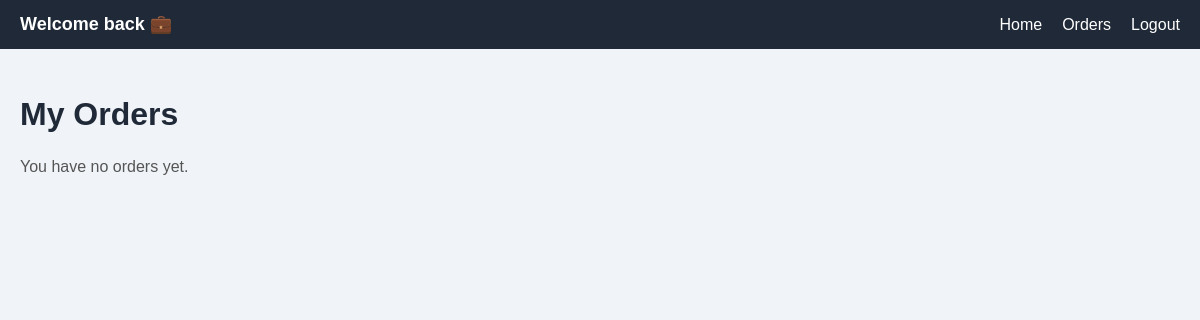
/customer_homepage/customer_orders/ (signed in), run on an earlier commit of the app's database.
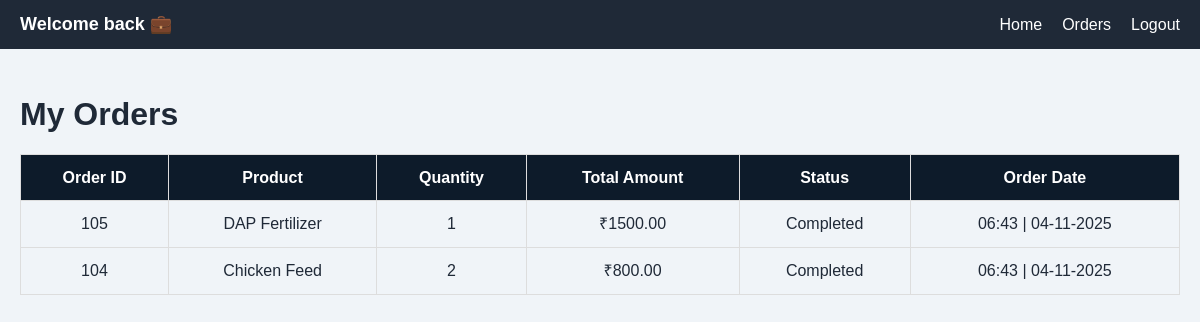
And on a later commit of the database.
### home/models.py (models this page shows, shortened)
class Order(models.Model):
    STATUS_CHOICES = [
        ('Pending', 'Pending'),
        ('Completed', 'Completed'),
        ('Cancelled', 'Cancelled'),
    ]
    customer_name = models.CharField(max_length=100)
    product = models.ForeignKey(Product, on_delete=models.CASCADE)
    quantity = models.PositiveIntegerField(default=1)
    total_amount = models.DecimalField(max_digits=8, decimal_places=2)
    status = models.CharField(max_length=20, choices=STATUS_CHOICES, default='Pending')
    created_at = models.DateTimeField(auto_now_add=True)
    screenshot = models.ImageField(upload_to="payment_screenshots/", null=True, blank=True)

class Product(models.Model):
    name = models.CharField(max_length=100)
    description = HTMLField()
    price = models.DecimalField(max_digits=8, decimal_places=2)
    category = models.CharField(max_length=50)
    image = models.ImageField(upload_to='products/')
    stock = models.PositiveIntegerField(default=0)
    created_at = models.DateTimeField(auto_now_add=True)
    def __str__(self):
        return self.name

### home/views.py (the view)
# urls.py: path('customer_homepage/customer_orders/', views.customer_orders, name='customer_orders'),
@login_required
def customer_orders(request):
    orders = Order.objects.filter(customer_name=request.user.username).order_by('-created_at')
    return render(request, 'customer_orders.html', {'orders': orders})

### shop/templates/customer_orders.html
{% extends 'base.html' %}
{% load static %}
{% block content %}
<nav class="custom-navbar">
    <div class="navbar-brand">
        Welcome back {{ profile.user.first_name }} {{ profile.user.last_name }} 💼
    </div>
    <ul class="navbar-links">
        <li><a href="{% url 'customer_homepage' %}">Home</a></li>
        <li><a href="{% url 'customer_orders' %}">Orders</a></li>
        <li><a href="/">Logout</a></li>
    </ul>
</nav>
<div class="orders-container">
    <h2>My Orders</h2>
    {% if orders %}
    <div class="table-wrapper">
        <table>
            <thead>
                <tr>
                    <th>Order ID</th>
                    <th>Product</th>
                    <th>Quantity</th>
                    <th>Total Amount</th>
                    <th>Status</th>
                    <th>Order Date</th>
                </tr>
            </thead>
            <tbody>
                {% for order in orders %}
                <tr>
                    <td>{{ order.id }}</td>
                    <td>{{ order.product }}</td>
                    <td>{{ order.quantity }}</td>
                    <td>₹{{ order.total_amount }}</td>
                    <td>{{ order.status }}</td>
                    <td>{{ order.created_at|date:"H:i | d-m-Y" }}</td>
                </tr>
                {% endfor %}
            </tbody>
        </table>
    </div>
    {% else %}
        <p class="no-orders">You have no orders yet.</p>
    {% endif %}
</div>
{% endblock %}

What changed in the data, as far as the page shows it:
added Order: id "105", product "DAP Fertilizer", quantity "1", total_amount "1500.00", status "Completed", created_at|d "06:43 | 04-11-2025"
added Order: id "104", product "Chicken Feed", quantity "2", total_amount "800.00", status "Completed", created_at|d "06:43 | 04-11-2025"
Also different on the page:
text no longer shown: "You have no orders yet."
text now shown: "Order ID Product Quantity Total Amount Status Order Date"
